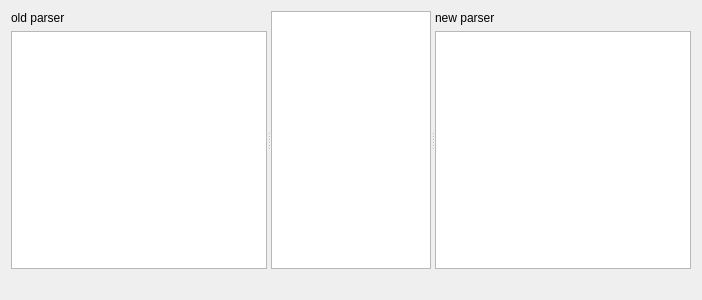
<?xml version="1.0" encoding="UTF-8"?>
<ui version="4.0">
 <class>QDetail</class>
 <widget class="QDialog" name="QDetail">
  <property name="geometry">
   <rect>
    <x>0</x>
    <y>0</y>
    <width>702</width>
    <height>300</height>
   </rect>
  </property>
  <property name="windowTitle">
   <string>Dialog</string>
  </property>
  <layout class="QVBoxLayout" name="verticalLayout_3" stretch="1,0">
   <item>
    <widget class="QSplitter" name="splitter">
     <property name="orientation">
      <enum>Qt::Horizontal</enum>
     </property>
     <widget class="QWidget" name="">
      <layout class="QVBoxLayout" name="old_parser_verticalLayout">
       <item>
        <widget class="QLabel" name="old_parser_label">
         <property name="text">
          <string>old parser</string>
         </property>
        </widget>
       </item>
       <item>
        <widget class="QTreeWidget" name="old_parser_treeWidget">
         <property name="sizePolicy">
          <sizepolicy hsizetype="Expanding" vsizetype="Expanding">
           <horstretch>1</horstretch>
           <verstretch>0</verstretch>
          </sizepolicy>
         </property>
         <attribute name="headerVisible">
          <bool>false</bool>
         </attribute>
         <column>
          <property name="text">
           <string notr="true">1</string>
          </property>
         </column>
        </widget>
       </item>
      </layout>
     </widget>
     <widget class="QTextEdit" name="textEdit">
      <property name="sizePolicy">
       <sizepolicy hsizetype="Expanding" vsizetype="Expanding">
        <horstretch>3</horstretch>
        <verstretch>0</verstretch>
       </sizepolicy>
      </property>
      <property name="lineWrapMode">
       <enum>QTextEdit::NoWrap</enum>
      </property>
      <property name="readOnly">
       <bool>true</bool>
      </property>
     </widget>
     <widget class="QWidget" name="layoutWidget">
      <layout class="QVBoxLayout" name="new_parser_verticalLayout">
       <item>
        <widget class="QLabel" name="new_parser_label">
         <property name="text">
          <string>new parser</string>
         </property>
        </widget>
       </item>
       <item>
        <widget class="QTreeWidget" name="new_parser_treeWidget">
         <property name="sizePolicy">
          <sizepolicy hsizetype="Expanding" vsizetype="Expanding">
           <horstretch>1</horstretch>
           <verstretch>0</verstretch>
          </sizepolicy>
         </property>
         <attribute name="headerVisible">
          <bool>false</bool>
         </attribute>
         <column>
          <property name="text">
           <string notr="true">1</string>
          </property>
         </column>
        </widget>
       </item>
      </layout>
     </widget>
    </widget>
   </item>
   <item>
    <widget class="QLabel" name="status_label">
     <property name="sizePolicy">
      <sizepolicy hsizetype="Preferred" vsizetype="Preferred">
       <horstretch>1</horstretch>
       <verstretch>0</verstretch>
      </sizepolicy>
     </property>
    </widget>
   </item>
  </layout>
 </widget>
 <resources/>
 <connections/>
</ui>
